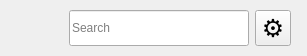
        <widget class="QWidget" name="topHeader" native="true">
         <property name="sizePolicy">
          <sizepolicy hsizetype="Expanding" vsizetype="Fixed">
           <horstretch>0</horstretch>
           <verstretch>0</verstretch>
          </sizepolicy>
         </property>
         <property name="minimumSize">
          <size>
           <width>0</width>
           <height>56</height>
          </size>
         </property>
         <property name="maximumSize">
          <size>
           <width>16777215</width>
           <height>56</height>
          </size>
         </property>
         <layout class="QHBoxLayout" name="horizontalLayout_13">
          <property name="leftMargin">
           <number>16</number>
          </property>
          <property name="topMargin">
           <number>8</number>
          </property>
          <property name="rightMargin">
           <number>16</number>
          </property>
          <property name="bottomMargin">
           <number>8</number>
          </property>
          <item>
           <widget class="QLabel" name="logoLabel">
            <property name="text">
             <string/>
            </property>
           </widget>
          </item>
          <item>
           <spacer name="headerSpacer">
            <property name="orientation">
             <enum>Qt::Orientation::Horizontal</enum>
            </property>
            <property name="sizeType">
             <enum>QSizePolicy::Policy::Expanding</enum>
            </property>
            <property name="sizeHint" stdset="0">
             <size>
              <width>40</width>
              <height>20</height>
             </size>
            </property>
           </spacer>
          </item>
          <item>
           <widget class="QLineEdit" name="searchEdit_12">
            <property name="minimumSize">
             <size>
              <width>180</width>
              <height>36</height>
             </size>
            </property>
            <property name="maximumSize">
             <size>
              <width>280</width>
              <height>36</height>
             </size>
            </property>
            <property name="text">
             <string/>
            </property>
            <property name="placeholderText">
             <string>Search</string>
            </property>
           </widget>
          </item>
          <item>
           <widget class="QToolButton" name="settingsBtn_12">
            <property name="minimumSize">
             <size>
              <width>36</width>
              <height>36</height>
             </size>
            </property>
            <property name="maximumSize">
             <size>
              <width>36</width>
              <height>36</height>
             </size>
            </property>
            <property name="styleSheet">
             <string notr="true">font-size: 25px;</string>
            </property>
            <property name="text">
             <string>⚙</string>
            </property>
            <property name="iconSize">
             <size>
              <width>25</width>
              <height>25</height>
             </size>
            </property>
           </widget>
          </item>
         </layout>
        </widget>
